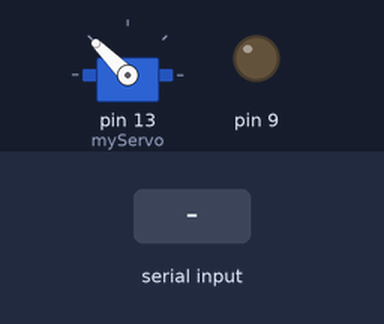
The sketch below on a simulated Arduino Uno, built with avr-gcc and run on an emulated ATmega328P. Shown: servo, output pins drawn as LEDs (lit = HIGH). The inputs (shaded band) are chosen by the test bench. What the sketch prints to the serial monitor is not drawn.

Above: at 3.5 s.
3.6 s: "s" received over Serial
At 4.41 s:
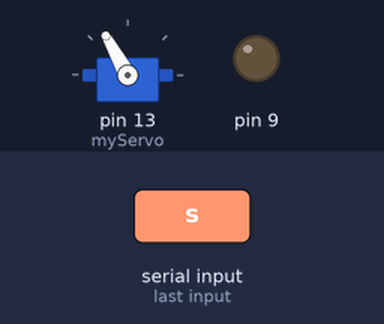
At 5.91 s:
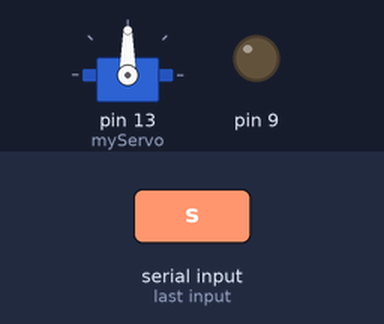
6.6 s: "1" received over Serial
At 9.0 s:
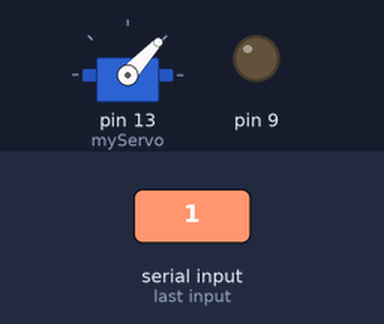
Timing chart, 0 to 10.5 s (numbered marks = the images above; inputs shaded):
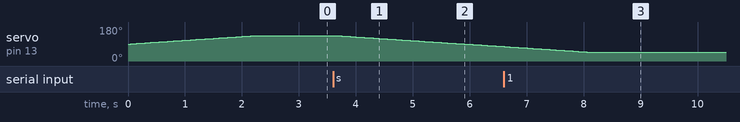

The sketch:

sketch_nov19b.ino
```cpp
#include <Servo.h>
Servo myServo;
char order;
void rotateR45() {
  int detect = myServo.read();
  for (int i = detect; i > detect - 45; i--) {
    myServo.write(i);
    delay(50);
  }
}
void goStart() {
  if (myServo.read() <= 135) {
    for (int i = myServo.read(); i <= 135; i++) {
      myServo.write(i);
      delay(50);
    }
  }
  else {
    for (int i = myServo.read(); i > 135; i--) {
      myServo.write(i);
      delay(50);
    }
  }

  order = '\0';


}
void setup() {
  Serial.begin(9600);
  pinMode(9, OUTPUT);
  pinMode(10, INPUT);
  while (!Serial) {
    ; // wait for serial port to connect. Needed for Native USB only
  }
  myServo.attach(13);
  goStart();
  Serial.print("Start");
}

void loop() {
  if (Serial.available() > 0) {
    order = Serial.read();
  }
  if (order == 's') {//start
    // already at L
    if (myServo.read() <= 50) {
      goStart();
      Serial.print("f");
    }
    else {
      rotateR45();
      Serial.print("c");
    }
  }
}
```

Measured:
- after the input at 3.6 s, servo on pin 13 (myServo): moves from 135° to 77° over 2.9 s, starting after 0.05 s
- after the input at 6.6 s, servo on pin 13 (myServo): goes on until 8.1 s, then stays 47°
